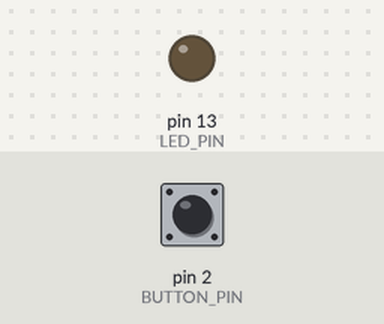
The sketch below on a simulated Arduino Uno, built with avr-gcc and run on an emulated ATmega328P. Parts: output pins drawn as LEDs (lit = HIGH). The test bench sets the inputs (shaded band); at power-on: pin 2 (BUTTON_PIN) LOW.

Above: at 1.2 s.
1.3 s: pin 2 (BUTTON_PIN) pulled HIGH for 0.15 s
At 1.4 s:
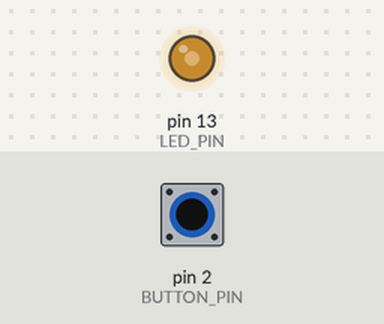
3.0 s: pin 2 (BUTTON_PIN) pulled HIGH for 1 s
At 4.5 s:
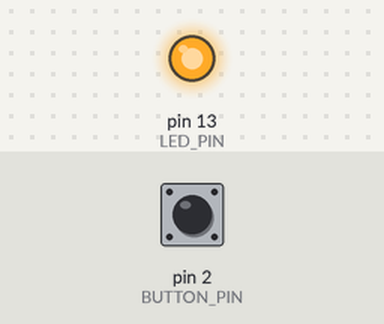
5.5 s: pin 2 (BUTTON_PIN) pulled HIGH for 3.2 s
At 6.9 s:
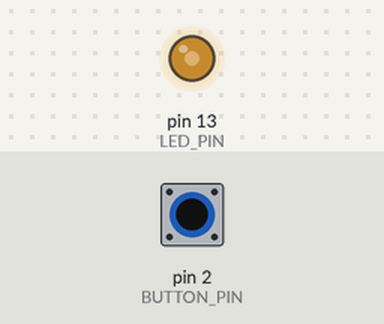
Timing chart, 0 to 10.2 s (numbered marks = the images above; inputs shaded):
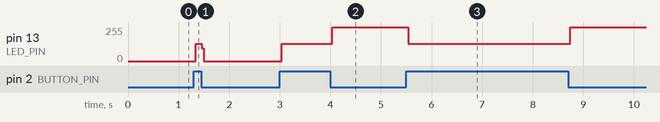

The sketch:

lamp.ino
```cpp
//************************************
//*                                  *
//*  Katelyn Biesiadecki             *
//*  January 31, 2017                *
//*                                  *
//*  Mouse Lamp                      *
//*                                  *
//*  This program will toggle an LED *
//*  when a button is pressed.       *
//*                                  *
//************************************

const int BUTTON_PIN = 2;
const int LED_PIN = 13;
int buttonState = 0;
boolean pressed = false;

void setup()
{
	pinMode(LED_PIN, OUTPUT);
	pinMode(BUTTON_PIN, INPUT);
}

void loop()
{
	buttonState = digitalRead(BUTTON_PIN);

	if (buttonState == HIGH && !pressed) {
		pressed = true;
		digitalWrite(LED_BUILTIN, HIGH);
	} else if (buttonState == HIGH && pressed) {
		pressed = false;
		digitalWrite(LED_BUILTIN, LOW);
	}
}
```

Measured:
- after the input at 1.3 s, pin 13 (LED_PIN): 0/255 → 129/255 at once, → 0/255 0.12 s later
- after the input at 3.0 s, pin 13 (LED_PIN): 0/255 → 129/255 at once, → 255/255 1.0 s later
- after the input at 5.5 s, pin 13 (LED_PIN): 255/255 → 129/255 at once, → 255/255 3.2 s later
